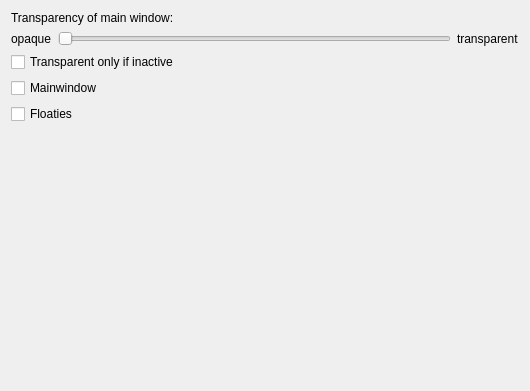
<?xml version="1.0" encoding="UTF-8"?>
<ui version="4.0">
 <class>TransparentCfgBase</class>
 <widget class="QWidget" name="TransparentCfgBase">
  <property name="geometry">
   <rect>
    <x>0</x>
    <y>0</y>
    <width>530</width>
    <height>391</height>
   </rect>
  </property>
  <property name="windowTitle">
   <string>Form1</string>
  </property>
  <layout class="QVBoxLayout" name="verticalLayout">
   <item>
    <widget class="QLabel" name="TextLabel1">
     <property name="sizePolicy">
      <sizepolicy hsizetype="Minimum" vsizetype="Minimum">
       <horstretch>0</horstretch>
       <verstretch>0</verstretch>
      </sizepolicy>
     </property>
     <property name="text">
      <string>Transparency of main window:</string>
     </property>
     <property name="alignment">
      <set>Qt::AlignLeading|Qt::AlignLeft|Qt::AlignVCenter</set>
     </property>
     <property name="wordWrap">
      <bool>false</bool>
     </property>
    </widget>
   </item>
   <item>
    <layout class="QHBoxLayout" name="horizontalLayout">
     <item>
      <widget class="QLabel" name="label">
       <property name="text">
        <string>opaque</string>
       </property>
      </widget>
     </item>
     <item>
      <widget class="QSlider" name="sldTransparency">
       <property name="maximum">
        <number>100</number>
       </property>
       <property name="singleStep">
        <number>5</number>
       </property>
       <property name="pageStep">
        <number>20</number>
       </property>
       <property name="orientation">
        <enum>Qt::Horizontal</enum>
       </property>
       <property name="tickInterval">
        <number>0</number>
       </property>
      </widget>
     </item>
     <item>
      <widget class="QLabel" name="label_2">
       <property name="text">
        <string>transparent</string>
       </property>
      </widget>
     </item>
    </layout>
   </item>
   <item>
    <widget class="QCheckBox" name="chkInactive">
     <property name="text">
      <string>Transparent only if inactive</string>
     </property>
    </widget>
   </item>
   <item>
    <widget class="QCheckBox" name="chkMainWindow">
     <property name="text">
      <string>Mainwindow</string>
     </property>
    </widget>
   </item>
   <item>
    <widget class="QCheckBox" name="chkFloatings">
     <property name="text">
      <string>Floaties</string>
     </property>
    </widget>
   </item>
   <item>
    <spacer>
     <property name="orientation">
      <enum>Qt::Vertical</enum>
     </property>
     <property name="sizeType">
      <enum>QSizePolicy::Expanding</enum>
     </property>
     <property name="sizeHint" stdset="0">
      <size>
       <width>20</width>
       <height>20</height>
      </size>
     </property>
    </spacer>
   </item>
  </layout>
 </widget>
 <resources/>
 <connections/>
</ui>
